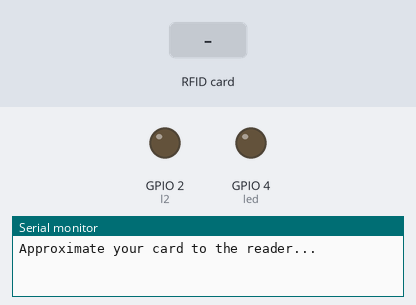
The sketch below on a simulated ESP32. On the bench: output pins drawn as LEDs (lit = HIGH), the last lines printed to the serial monitor. Inputs (shaded band) come from the test bench.

Above: at 1.2 s.
1.3 s: RFID card 2B 9D A4 A9 held to the reader
At 2.2 s:
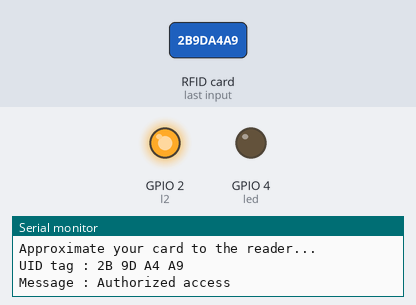
2.8 s: RFID card 5E 7A 19 C4 held to the reader
At 3.6 s:
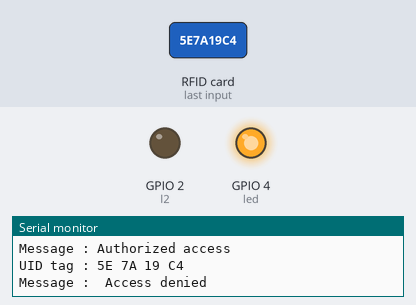
Timing chart, 0 to 5.8 s (numbered marks = the images above; inputs shaded):
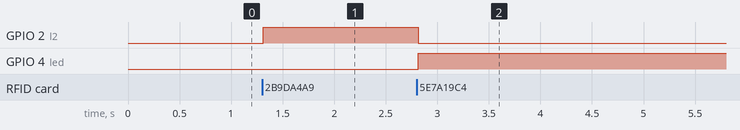

Measured:
- after the input at 1.3 s, GPIO 2 (l2): LOW → HIGH at once
- after the input at 2.8 s, GPIO 2 (l2): HIGH → LOW at once; GPIO 4 (led): LOW → HIGH at once

The sketch:

Esp32_rfid.ino
```cpp
/*
 * ss=SDA 5
 * rst 22
 * mosi 23
 * miso 19
 * sck 18
 */

#include <SPI.h>
#include <MFRC522.h>

#define SS_PIN 5
#define RST_PIN 22
int led=4;
int l2=2;
MFRC522 mfrc522(SS_PIN, RST_PIN);   // Create MFRC522 instance.

void setup()
{
  pinMode(led,OUTPUT);
  pinMode(l2,OUTPUT);
  Serial.begin(9600);   // Initiate a serial communication
  SPI.begin();      // Initiate  SPI bus
  mfrc522.PCD_Init();   // Initiate MFRC522
  Serial.println("Approximate your card to the reader...");
  Serial.println();

}
void loop()
{
  // Look for new cards
  if ( ! mfrc522.PICC_IsNewCardPresent())
  {
    return;
  }
  // Select one of the cards
  if ( ! mfrc522.PICC_ReadCardSerial())
  {
    return;
  }
  //Show UID on serial monitor
  Serial.print("UID tag :");
  String content= "";
  byte letter;
  for (byte i = 0; i < mfrc522.uid.size; i++)
  {
     Serial.print(mfrc522.uid.uidByte[i] < 0x10 ? " 0" : " ");
     Serial.print(mfrc522.uid.uidByte[i], HEX);
     content.concat(String(mfrc522.uid.uidByte[i] < 0x10 ? " 0" : " "));
     content.concat(String(mfrc522.uid.uidByte[i], HEX));
  }
  Serial.println();
  Serial.print("Message : ");
  content.toUpperCase();
  if (content.substring(1) == "2B 9D A4 A9") //change here the UID of the card/cards that you want to give access
  {
    Serial.println("Authorized access");
    Serial.println();
     digitalWrite(led,LOW);
    digitalWrite(l2,HIGH);
    delay(1000);

  }
  else
  {
    Serial.println(" Access denied");
    Serial.println();
    digitalWrite(l2,LOW);
    digitalWrite(led,HIGH);
    delay(1000);
  }


}
```
